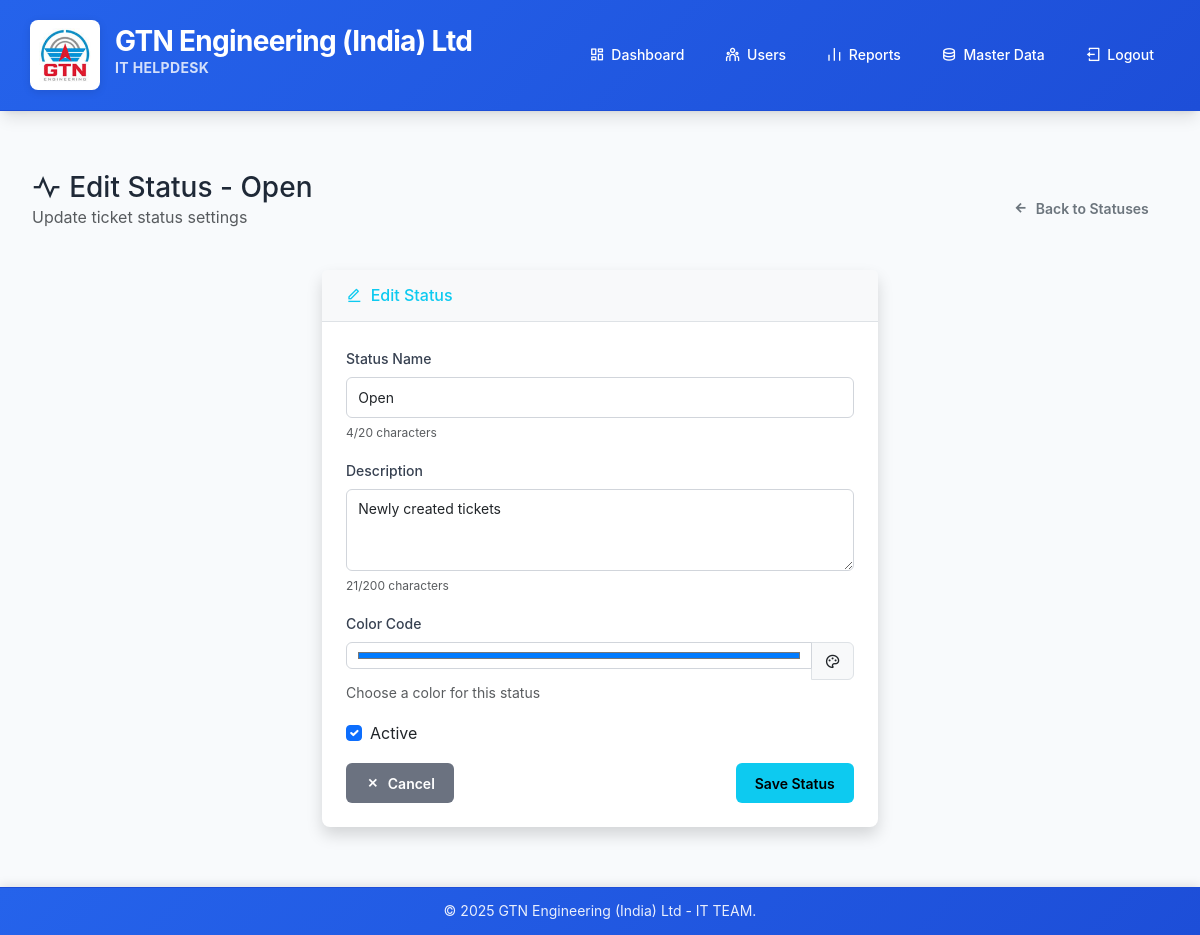
Page /super_admin/master_data/statuses/1/edit (signed in) on the committed database.
### models.py (models this page shows)
class MasterDataStatus(db.Model):
    __tablename__ = 'master_statuses'
    id = db.Column(db.Integer, primary_key=True)
    name = db.Column(db.String(20), unique=True, nullable=False)
    description = db.Column(db.String(200), nullable=True)
    color_code = db.Column(db.String(7), nullable=True)  # Hex color for UI
    is_active = db.Column(db.Boolean, default=True)
    created_at = db.Column(db.DateTime, default=datetime.utcnow)
    updated_at = db.Column(db.DateTime, default=datetime.utcnow, onupdate=datetime.utcnow)

### routes.py (the view)
    def decorated_function(*args, **kwargs):
        if not is_logged_in():
            flash('Please log in to access this page.', 'warning')
            return redirect(url_for('common_login'))
        user = get_current_user()
        if not user or not user.is_super_admin:
            flash('Super Admin access required.', 'error')
            return redirect(url_for('index'))
        return f(*args, **kwargs)

### forms.py
class MasterDataStatusForm(FlaskForm):
    name = StringField('Status Name', validators=[DataRequired(), Length(min=2, max=20)])
    description = TextAreaField('Description', validators=[Length(max=200)])
    color_code = StringField('Color Code', validators=[Length(max=7)], render_kw={'placeholder': '#28a745'})
    is_active = BooleanField('Active', default=True)
    submit = SubmitField('Save Status')

### models.py (called while the page is built)
    @property
    def is_super_admin(self):
        return self.role == 'super_admin'

### routes.py (called while the page is built, shortened)
def is_logged_in():
    return 'user_id' in session

def get_current_user():
    if is_logged_in():
        return User.query.get(session['user_id'])
    return None

def super_admin_required(f):
    def decorated_function(*args, **kwargs):
        if not is_logged_in():
            flash('Please log in to access this page.', 'warning')
            return redirect(url_for('common_login'))
        user = get_current_user()
        if not user or not user.is_super_admin:
            flash('Super Admin access required.', 'error')
            return redirect(url_for('index'))
        return f(*args, **kwargs)
    decorated_function.__name__ = f.__name__
    return decorated_function

@app.route('/super_admin/master_data/statuses/<int:status_id>/edit', methods=['GET', 'POST'])
@super_admin_required
def edit_status(status_id):
    status = MasterDataStatus.query.get_or_404(status_id)
    form = MasterDataStatusForm(obj=status)
    return render_template('master_data/edit_status.html', form=form, status=status)

### templates/master_data/edit_status.html (shortened to what this page needs)
{% extends "base.html" %}
{% block content %}
<div class="container-fluid">
    <div class="row">
        <div class="col-12">
            <div class="d-flex justify-content-between align-items-center mb-4">
                <div>
                    <h1 class="h3 mb-0 text-gray-800">
                        <i class="ri-pulse-line me-2"></i>Edit Status - {{ status.name }}
                    </h1>
                    <p class="text-muted">Update ticket status settings</p>
                </div>
                <div class="btn-group" role="group">
                    <a href="{{ url_for('manage_statuses') }}" class="btn btn-outline-secondary">
                        <i class="ri-arrow-left-line"></i> Back to Statuses
                    </a>
                </div>
            </div>
        </div>
    </div>
    <div class="row justify-content-center">
        <div class="col-lg-6">
            <div class="card shadow">
                <div class="card-header py-3">
                    <h6 class="m-0 font-weight-bold text-info">
                        <i class="ri-edit-line me-2"></i>Edit Status
                    </h6>
                </div>
                <div class="card-body">
                    <form method="POST">
                        <div class="form-group mb-3">
                            {{ form.name.label(class="form-label") }}
                            {{ form.name(class="form-control") }}
                        </div>
                        <div class="form-group mb-3">
                            {{ form.description.label(class="form-label") }}
                            {{ form.description(class="form-control", rows="3") }}
                        </div>
                        <div class="form-group mb-3">
                            {{ form.color_code.label(class="form-label") }}
                            <div class="input-group">
                                {{ form.color_code(class="form-control", type="color") }}
                                <span class="input-group-text">
                                    <i class="ri-palette-line"></i>
                                </span>
                            </div>
                            <small class="text-muted">Choose a color for this status</small>
                        </div>
                        <div class="form-group mb-3">
                            <div class="form-check">
                                {{ form.is_active(class="form-check-input") }}
                                {{ form.is_active.label(class="form-check-label") }}
                            </div>
                        </div>
                        <div class="d-flex justify-content-between">
                            <a href="{{ url_for('manage_statuses') }}" class="btn btn-secondary">
                                <i class="ri-close-line"></i> Cancel
                            </a>
                            {{ form.submit(class="btn btn-info") }}
                        </div>
                    </form>
                </div>
            </div>
        </div>
    </div>
</div>
{% endblock %}

### static/style.css (style rules this page uses)
* { margin: 0; padding: 0; box-sizing: border-box; }
:root { --primary-color: #2563eb; --primary-dark: #1d4ed8; --primary-light: #3b82f6; --secondary-color: #64748b; --accent-color: #f59e0b; --success-color: #059669; --warning-color: #d97706; --danger-color: #dc2626; --light-bg: #f8fafc; --white: #ffffff; --gray-50: #f9fafb; --gray-100: #f3f4f6; --gray-200: #e5e7eb; --gray-300: #d1d5db; --gray-400: #9ca3af; --gray-500: #6b7280; --gray-600: #4b5563; --gray-700: #374151; --gray-800: #1f2937; --gray-900: #111827; --border-radius: 8px; --border-radius-lg: 12px; --border-radius-xl: 16px; --shadow-sm: 0 1px 2px 0 rgb(0 0 0 / 0.05); --shadow: 0 1px 3px 0 rgb(0 0 0 / 0.1), 0 1px 2px -1px rgb(0 0 0 / 0.1); --shadow-md: 0 4px 6px -1px rgb(0 0 0 / 0.1), 0 2px 4px -2px rgb(0 0 0 / 0.1); --shadow-lg: 0 10px 15px -3px rgb(0 0 0 / 0.1), 0 4px 6px -4px rgb(0 0 0 / 0.1); --shadow-xl: 0 20px 25px -5px rgb(0 0 0 / 0.1), 0 8px 10px -6px rgb(0 0 0 / 0.1); --gradient-primary: linear-gradient(135deg, var(--primary-color) 0%, var(--primary-dark) 100%); --gradient-hero: linear-gradient(135deg, #667eea 0%, #764ba2 100%); --gradient-feature: linear-gradient(135deg, #f093fb 0%, #f5576c 100%); --transition-base: all 0.3s cubic-bezier(0.4, 0, 0.2, 1); --transition-fast: all 0.15s cubic-bezier(0.4, 0, 0.2, 1); }
body, html { height: 100%; font-family: 'Inter', -apple-system, BlinkMacSystemFont, 'Segoe UI', 'Roboto', sans-serif; background: var(--light-bg); color: var(--gray-800); line-height: 1.6; overflow-x: hidden; }
.card-header { background: var(--gray-50); border-bottom: 1px solid var(--gray-200); padding: 20px 24px; }
.card-body { padding: 24px; }
.form-control { border: 1px solid var(--gray-300); border-radius: var(--border-radius); padding: 12px 16px; font-size: 0.875rem; transition: all 0.2s ease; background: var(--white); }
.form-label { font-weight: 600; color: var(--gray-700); margin-bottom: 8px; font-size: 0.875rem; }
.btn { font-weight: 600; border-radius: var(--border-radius); padding: 12px 24px; font-size: 0.875rem; transition: all 0.2s ease; border: none; cursor: pointer; text-decoration: none; display: inline-flex; align-items: center; gap: 8px; }
.btn-secondary { background: var(--gray-500); color: white; }
.card { border: none; box-shadow: 0 2px 4px rgba(0,0,0,0.1); border-radius: 8px; }
.card-header { background-color: #f8f9fa; border-bottom: 1px solid #dee2e6; font-weight: 600; }
.form-group { margin-bottom: 0.75rem; }
.form-label { font-size: 0.875rem; font-weight: 500; color: var(--gray-700); margin-bottom: 0.4rem; }
.form-control { padding: 0.55rem 0.7rem; font-size: 0.875rem; border-radius: 6px; border: 1px solid var(--gray-300); margin-bottom: 0.3rem; }
.btn { padding: 0.6rem 1.2rem; font-size: 0.875rem; border-radius: 6px; }

### rows in the picture
MasterDataStatus: name "Open", description "Newly created tickets", color_code "#007bff", is_active "☑"
